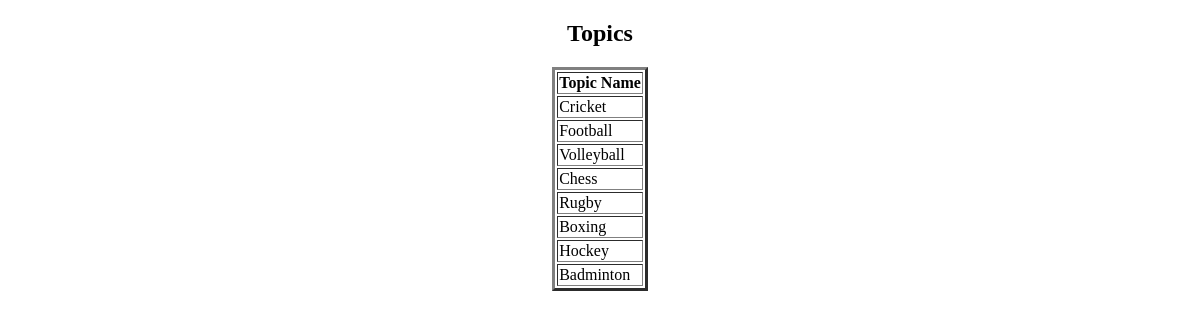
The app's page /display_topic/, older data.
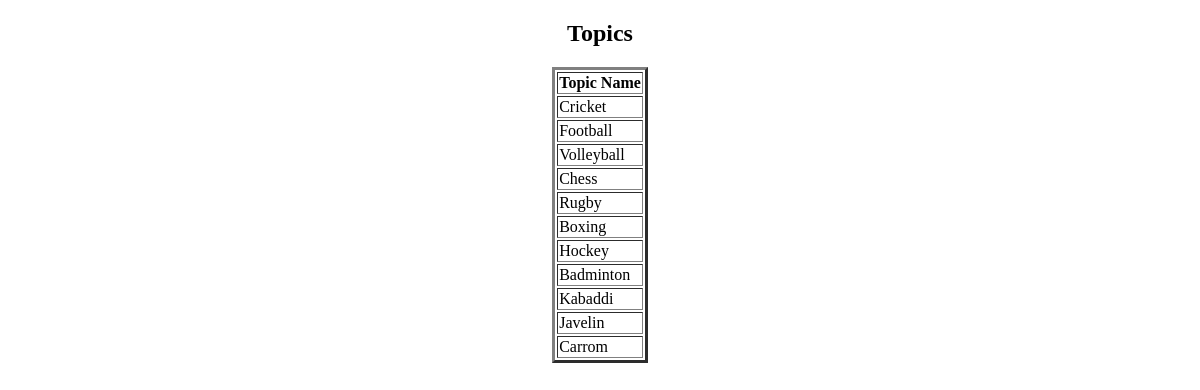
The same page, newer data.
### app/models.py (models this page shows, shortened)
class Topic(models.Model):
    topic_name = models.CharField(max_length = 100, primary_key=True)

### app/views.py (the view)
# urls.py: path('display_topic/', display_topic, name = 'display_topic'),
def display_topic(request):
    LTO = Topic.objects.all()
    d = {'LTO':LTO}
    return render(request, 'display_topic.html',d)

### templates/display_topic.html (shortened to what this page needs)
<!DOCTYPE html>
<html lang="en">
<head>
</head>
<body>
    <center>
        <h2>Topics</h2>
        <table border = '3px'>
            <tr>
                <th>Topic Name</th>
            </tr>
            <tbody>
                {% for ob in LTO %}
                    <tr><td>{{ob.topic_name}}</td></tr>
                {% endfor %}
            </tbody>
        </table>
    </center>
</body>
</html>

Row changes from the older to the newer data that the page shows:
added Topic: topic_name "Kabaddi"
added Topic: topic_name "Javelin"
added Topic: topic_name "Carrom"
